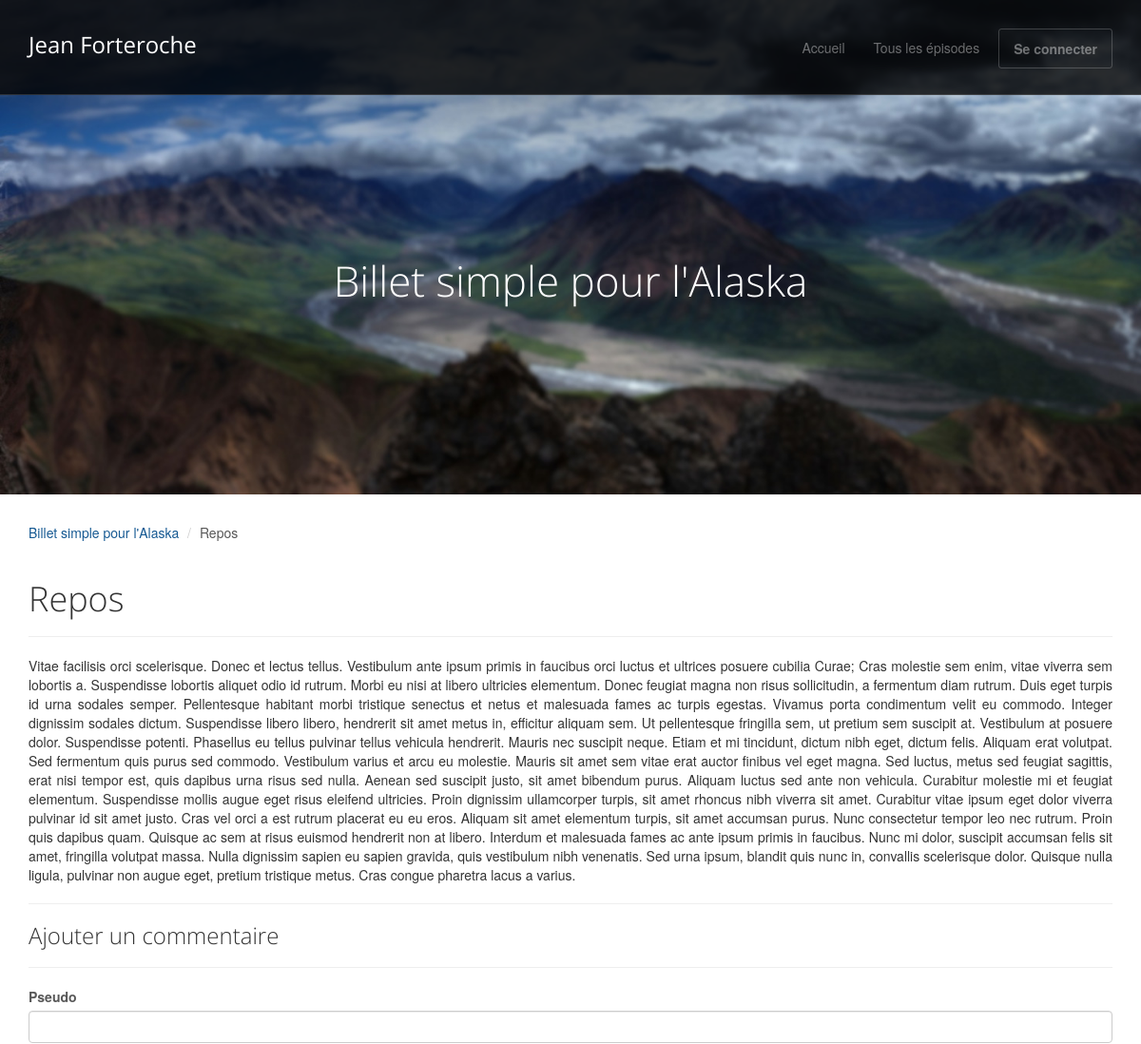
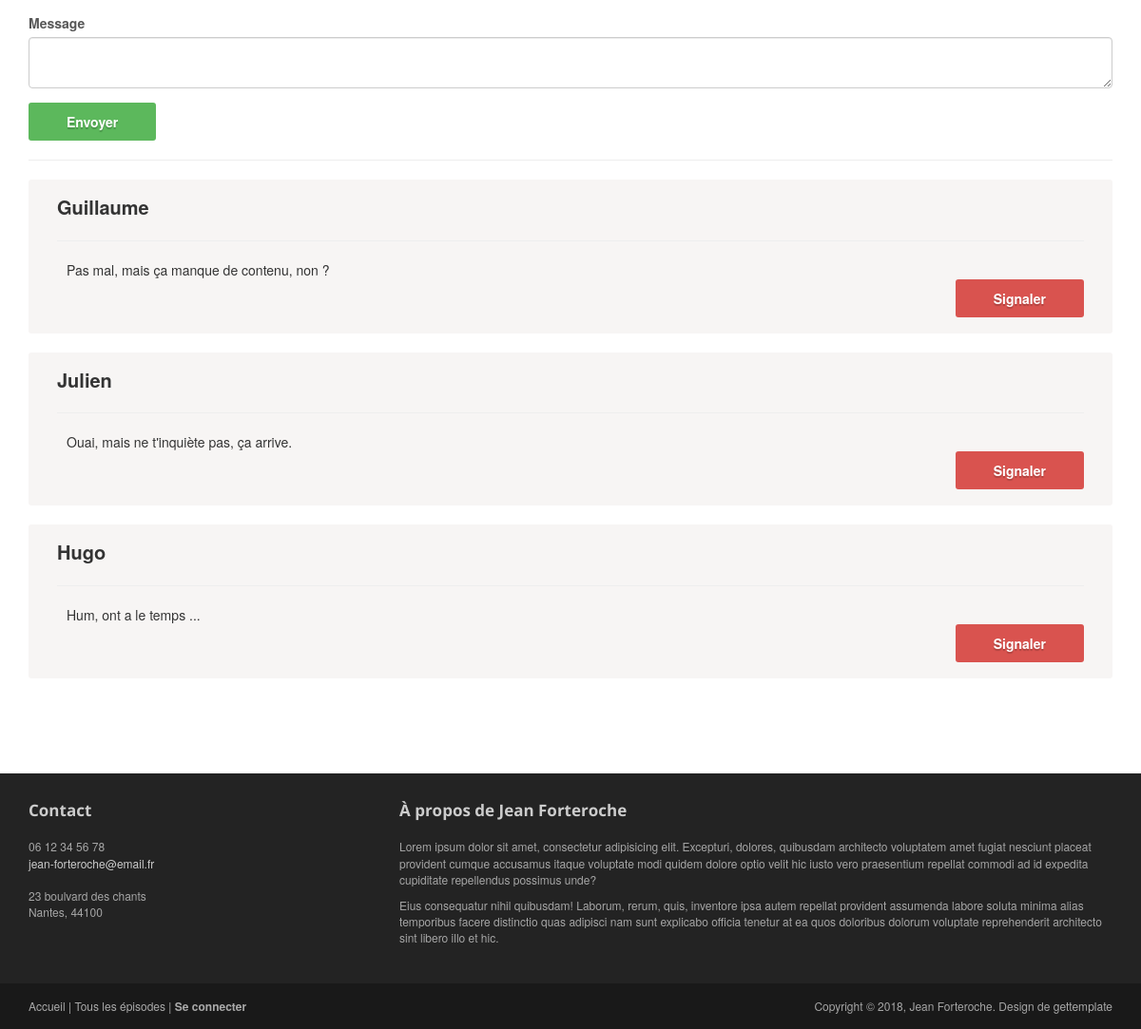
The app's page /index.php?page=episode&id=3 with its own data (2 pictures, top to bottom).
### tables this page shows
CREATE TABLE IF NOT EXISTS `episodes` (
  `id` int(11) NOT NULL AUTO_INCREMENT,
  `title` varchar(255) NOT NULL,
  `content` longtext NOT NULL,
  `publication_date` date NOT NULL,
  PRIMARY KEY (`id`)
);

CREATE TABLE IF NOT EXISTS `comments` (
  `id` int(11) NOT NULL AUTO_INCREMENT,
  `content` longtext NOT NULL,
  `pseudo` varchar(255) NOT NULL,
  `episode_id` int(11) NOT NULL,
  `creation_date` date NOT NULL,
  `report` tinyint(1) NOT NULL DEFAULT '0',
  PRIMARY KEY (`id`),
  KEY `fk_posts_id` (`episode_id`)
);

### public/index.php (called while the page is built, shortened)
<?php
require '../config/Autoloader.php';
$routing = new App\config\Router();
$routing->run();

### app/manager/DatabaseManager.php (called while the page is built, shortened)
<?php
abstract class DatabaseManager
{
	private $dbconnect;
	private function getConnection()
	{
		if ($this->dbconnect === null) {
			try {
				$db = new PDO(self::PDO_STATEMENT, self::DB_USER, self::DB_PASS);
				$db->setAttribute(PDO::ATTR_ERRMODE, PDO::ERRMODE_EXCEPTION);
				$this->dbconnect = $db;
			} catch (Exception $errorConnection) {
				die('Erreur de connection :' . $errorConnection->getMessage());
			}
		}
		return $this->dbconnect;
	}
	protected function getSql($statement, $class, $parameters = null)
	{
		if ($parameters) {
			$db = $this->getConnection()->prepare($statement);
			$db->setFetchMode(PDO::FETCH_CLASS, $class);
			$db->execute($parameters);
			return $db;
		} else {
			$db = $this->getConnection()->query($statement);
			$db->setFetchMode(PDO::FETCH_CLASS, $class);
			return $db;
		}
	}
}

### app/manager/EpisodeManager.php (called while the page is built, shortened)
<?php
class EpisodeManager extends DatabaseManager
{
	public function getEpisode($idEpisode)
	{
		$statement = 'SELECT id, title, content, DATE_FORMAT(publication_date, \'%d / %m / %Y\')  AS publication_date FROM episodes WHERE id = ?';
		$requestGet = $this->getSql($statement, 'App\app\model\Episode', [$idEpisode]);
		return $requestGet;
	}
}

### app/model/Episode.php (called while the page is built, shortened)
<?php
class Episode
{
	private $id;
	private $title;
	private $content;
	public function getId()
	{
		return $this->id;
	}
	public function getTitle()
	{
		return $this->title;
	}
	public function getContent()
	{
		return $this->content;
	}
}

### app/manager/CommentManager.php (called while the page is built, shortened)
<?php
class CommentManager extends DatabaseManager
{
	public function getComments($idEpisode)
	{
		$statement = 'SELECT * FROM comments WHERE episode_id = ? ORDER BY creation_date DESC ';
		$requestGet = $this->getSql($statement, 'App\app\model\Comment', [$idEpisode]);
		return $requestGet;
	}
}

### config/Autoloader.php (called while the page is built, shortened)
<?php
class Autoloader
{
	public static function autoload($class)
	{
		$class = str_replace('App', '', $class);
		$class = str_replace('\\', '/', $class);
	}
}

### app/model/Comment.php (called while the page is built, shortened)
<?php
class Comment
{
	private $id;
	private $pseudo;
	private $content;
	private $report;
	public function getId()
	{
		return $this->id;
	}
	public function getPseudo()
	{
		return $this->pseudo;
	}
	public function getContent()
	{
		return $this->content;
	}
	public function getReport()
	{
		return $this->report;
	}
}

### view/frontend/episode.php (the view, shortened to what this page needs)
<?php $this->title = $episode->getTitle(); ?>
<header id="head">
    <div class="container">
        <div class="row">
            <h1 class="lead">Billet simple pour l'Alaska</h1>
        </div>
    </div>
</header>
<div class="container">
    <ol class="breadcrumb">
        <li><a href="index.php?page=episodes">Billet simple pour l'Alaska</a></li>
        <li class="active"><?= $episode->getTitle(); ?></li>
    </ol>
    <div class="row">
        <article id="article" class="col-md-12 maincontent">
            <header class="page-header">
                <h1 class="page-title"><?= $episode->getTitle(); ?></h1>
            </header>
            <p><?= $episode->getContent(); ?></p>
            <hr>
            <div>
                <h3 class="page-title">Ajouter un commentaire</h3>
                <hr>
                <form method="post" action="#">
                    <div class="form-group">
                        <label for="author">Pseudo</label>
                        <input type="text" class="form-control" id="pseudo" name="pseudo">
                    </div>
                    <div class="form-group">
                        <label for="content">Message</label>
                        <textarea class="form-control" id="content" name="content"></textarea>
                    </div>
                    <input type="submit" name="submit" class="btn btn-success" value="Envoyer">
                </form>
            </div>
            <hr>
            <div>
                <?php foreach ($comments as $comment): ?>
                    <div class="jumbotron comment-jumbotron top-space">
                        <p class="comment-author"><strong><?= htmlspecialchars($comment->getPseudo()); ?></strong></p>
                        <hr>
                        <p class="comment-content"><?= htmlspecialchars($comment->getContent()); ?></p>
                        <?php if ($comment->getReport() === '0')  { ?>
                            <p class="text-right">
                                <a href="index.php?page=episode&id=<?= $episode->getId(); ?>&report=<?= $comment->getId(); ?>" class="btn btn-danger">Signaler</a>
                            </p>
						<?php } else { ?>
                            <p class="text-right">
                                Ce commentaire a été signalé.
                            </p>
                        <?php }  ?>
                    </div>
                <?php endforeach; ?>
            </div>
        </article>
    </div>
</div>

### view/template.php (shortened to what this page needs)
<!doctype html>
<html lang="fr">
<head>
    <link rel="stylesheet" href="assets/css/bootstrap.min.css">
    <link rel="stylesheet" href="assets/css/font-awesome.min.css">
    <link rel="stylesheet" href="assets/css/bootstrap-theme.css" media="screen">
    <link rel="stylesheet" href="assets/css/main.css">
    <link rel="stylesheet" href="assets/css/style.css">
</head>
<body class="home">
<div class="navbar navbar-inverse navbar-fixed-top headroom">
    <div class="container">
        <div class="navbar-header">
            <span class="navbar-brand">Jean Forteroche</span>
        </div>
        <div class="navbar-collapse collapse">
            <ul class="nav navbar-nav pull-right">
                <li><a href="index.php">Accueil</a></li>
                <li><a href="index.php?page=episodes">Tous les épisodes</a></li>
				<?php if (isset($_SESSION['level'])) { ?>
                    <?php if ($_SESSION['level'] === '2') { ?>
                        <li><a class="btn" href="index.php?page=admin">Espace admin</a></li>
                    <?php } ?>
                    <li><a class="btn" href="index.php?page=disconnect">Se deconnecter</a></li>
				<?php } else { ?>
                    <li><a class="btn" href="index.php?page=connection">Se connecter</a></li>
				<?php } ?>
            </ul>
        </div>
    </div>
</div>
<div>
	<?= $content ?>
</div>
<?php if (!isset($_GET['page']) ||
          (isset($_GET['page']) && $_GET['page'] !== 'admin')) { ?>
    <footer id="footer" class="top-space">
        <div class="footer1">
            <div class="container">
                <div class="row">
                    <div class="col-md-4 widget">
                        <h3 class="widget-title">Contact</h3>
                        <div class="widget-body">
                            <p>06 12 34 56 78<br>
                                <a href="mailto:#">jean-forteroche@email.fr</a><br>
                                <br>
                                23 boulvard des chants<br>
                                Nantes, 44100
                            </p>
                        </div>
                    </div>
                    <div class="col-md-8 widget">
                        <h3 class="widget-title">À propos de Jean Forteroche</h3>
                        <div class="widget-body">
                            <p>Lorem ipsum dolor sit amet, consectetur adipisicing elit. Excepturi, dolores, quibusdam
                                architecto voluptatem amet fugiat nesciunt placeat provident cumque accusamus itaque
                                voluptate modi quidem dolore optio velit hic iusto vero praesentium repellat commodi ad
                                id
                                expedita cupiditate repellendus possimus unde?</p>
                            <p>Eius consequatur nihil quibusdam! Laborum, rerum, quis, inventore ipsa autem repellat
                                provident assumenda labore soluta minima alias temporibus facere distinctio quas
                                adipisci
                                nam sunt explicabo officia tenetur at ea quos doloribus dolorum voluptate reprehenderit
                                architecto sint libero illo et hic.</p>
                        </div>
                    </div>
                </div>
            </div>
        </div>
        <div class="footer2">
            <div class="container">
                <div class="row">
                    <div class="col-md-6 widget">
                        <div class="widget-body">
                            <p class="simplenav">
                                <a href="index.php">Accueil</a> |
                                <a href="index.php?page=episodes">Tous les épisodes</a> |
								<?php if (isset($_SESSION['level'])) { ?>
                                    <?php if ($_SESSION['level'] === '2') { ?>
                                        <b><a href="index.php?page=admin">Espace admin</a></b> |
                                    <?php } ?>
                                    <b><a href="index.php?page=disconnect">Se deconnecter</a></b>
								<?php } else { ?>
                                    <b><a href="index.php?page=connection">Se connecter</a></b>
								<?php } ?>
                            </p>
                        </div>
                    </div>
                    <div class="col-md-6 widget">
                        <div class="widget-body">
                            <p class="text-right">
                                Copyright &#169; 2018, Jean Forteroche. Design de <a href="http://gettemplate.com/">gettemplate</a>
                            </p>
                        </div>
                    </div>
                </div>
            </div>
        </div>
    </footer>
<?php } ?>
</body>
</html>

### config/Router.php (shortened to what this page needs)
<?php
class Router
{
	private $frontController;
	private $backController;
	private $errorController;
	public function __construct()
	{
		$this->frontController = new FrontController();
		$this->backController = new BackController();
		$this->errorController = new ErrorController();
	}
	public function run()
	{
		try {
			if (isset($_GET['page'])) {
				if ($_GET['page'] === 'admin') {
					if (isset($_SESSION['level']) && $_SESSION['level'] === '2') {
						if (isset($_GET['action'])) {
							if ($_GET['action'] === 'episode') {
								$this->backController->episode();
							} else if ($_GET['action'] === 'account') {
								$this->backController->account();
							} else if ($_GET['action'] === 'comment') {
								if (isset($_GET['id'])) {
									$this->backController->comment($_GET['id']);
								} else {
									$this->backController->comment();
								}
							} else if ($_GET['action'] === 'addAccount') {
								$this->backController->addAccount($_POST);
							} else if ($_GET['action'] === 'addEpisode') {
								$this->backController->addEpisode($_POST);
							} else {
								if (isset($_GET['id'])) {
									if ($_GET['action'] === 'editEpisode') {
										$this->backController->editEpisode($_POST);
									} else if ($_GET['action'] === 'deleteEpisode') {
										$this->backController->deleteEpisode($_POST);
									} else if ($_GET['action'] === 'approveComment') {
										$this->backController->approveComment($_POST, $_GET['id']);
									} else if ($_GET['action'] === 'deleteComment') {
										$this->backController->deleteComment($_POST);
									} else if ($_GET['action'] === 'editAccount') {
										$this->backController->editAccount($_POST);
									} else if ($_GET['action'] === 'deleteAccount') {
										$this->backController->deleteAccount($_POST);
									}
								}
							}
						} else {
							$this->backController->admin();
						}
					} else {
						$this->errorController->notFound();
					}
				} else {
					if ($_GET['page'] === 'home') {
						$this->frontController->home();
					} else if ($_GET['page'] === 'episode') {
						$this->frontController->episode($_GET['id'], $_POST);
					} else if ($_GET['page'] === 'episodes') {
						$this->frontController->episodes();
					} else if ($_GET['page'] === 'connection') {
						$this->frontController->connection($_POST);
					} else if ($_GET['page'] === 'disconnect') {
						$this->frontController->disconnect();
					} else {
						$this->errorController->notFound();
					}
				}
			} else {
				$this->frontController->home();
			}
		} catch (\Exception $error) {
			$this->errorController->error($error);
		}
	}
}

### app/controller/FrontController.php (shortened to what this page needs)
<?php
class FrontController
{
	private $episodeManage;
	private $commentManage;
	private $view;
	public function __construct()
	{
		$this->episodeManage = new EpisodeManager();
		$this->commentManage = new CommentManager();
		$this->view = new View();
	}
	public function episode($idEpisode, $data)
	{
		extract($data);
		$message = null;
		$messageType = null;
		$requestEpisode = $this->episodeManage->getEpisode($idEpisode);
		$requestCount = $requestEpisode->rowCount();
		if ($requestCount === 1) {
			$requestEpisode = $requestEpisode->fetch();
			$requestComments = $this->commentManage->getComments($idEpisode);
			$requestComments = $requestComments->fetchAll();
			$this->view->render('episode', [
				'episode' => $requestEpisode,
				'comments' => $requestComments,
				'message' => $message,
				'messageType' => $messageType
			]);
		} else {
			$this->view->render('episode', [
				'notfound' => true
			]);
		}
	}
}

### app/model/View.php (shortened to what this page needs)
<?php
class View
{
	private $title;
	public function render($view, $data = [], $backend = false)
	{
		if ($backend) {
			$view = 'backend/' . $view;
		} else {
			$view = 'frontend/' . $view;
		}
		$this->file = '../view/' . $view . '.php';
		$content = $this->renderFile($this->file, $data);
		$view = $this->renderFile('../view/template.php', [
			'title' => $this->title,
			'content' => $content
		]);
		echo $view;
	}
	public function renderFile($file, $data)
	{
		if (file_exists($file)) {
			extract($data);
			require $file . '';
			return ob_get_clean();
		}
	}
}

### public/assets/css/main.css (style rules this page uses)
#head { background:#181015 url( ../images/bg_header.jpg) no-repeat; background-size: cover; min-height:520px; text-align: center; padding-top:240px; color:white; font-family:"Open sans", Helvetica, Arial; font-weight:300; }
#head .lead { font-family:"Open sans", Helvetica, Arial; font-size:44px; margin-bottom:6px; color:white; line-height:1.15em; }
.headroom { -webkit-transition: all 0.4s ease-out; -moz-transition: all 0.4s ease-out; -o-transition: all 0.4s ease-out; transition: all 0.4s ease-out; }
h1, h2, h3, h4, h5, h6 { font-family:"Open sans", Helvetica, Arial; }
h1, .h1, h2, .h2, h3, .h3 { margin-top:30px; }
label { color: #777; }
.page-title { margin-top:20px; font-weight:300; }
.breadcrumb { background:none; padding:0; margin:30px 0 0px 0; }
.top-space { margin-top: 60px; }
.footer1 { background: #232323; padding: 30px 0 0 0; font-size: 12px; color: #999; }
.footer1 a { color: #ccc; }
.footer1 .widget { margin-bottom:30px; }
.footer1 .widget-title { font-size: 17px; font-weight: bold; color: #ccc; margin: 0 0 20px; }
.footer2 { background: #191919; padding: 15px 0; color: #777; font-size: 12px; }
.footer2 a { color: #aaa; }
.footer2 p { margin: 0; }

### public/assets/css/style.css (style rules this page uses)
a { color: #175a93; }
label { color: #575757; }
blockquote, .text-muted, .breadcrumb .active { color: #575757; }
.widget-body { color: #a6a6a6; }
.maincontent { margin-bottom: 40px; }
.comment-jumbotron { margin-top: 20px; padding: 15px 30px 2px !important; }
.comment-jumbotron .comment-author { font-size: 20px; }
.comment-jumbotron .comment-content { margin: 0; padding-left: 10px; }

### records on screen
episodes: title "Repos", content "Vitae facilisis orci scelerisque. Donec et lectus tellus. Vestibulum ante ipsum primis in faucibus orci luctus et ultrices posuere cubilia Curae; Cras molestie sem enim, vitae viverra sem lobortis a. Suspendisse lobortis aliquet odio id rutrum. Morbi eu nisi at libero ultricies elementum. Donec feugiat magna non risus sollicitudin, a fermentum diam rutrum. Duis eget turpis id urna sodales semper. Pellentesque habitant morbi tristique senectus et netus et malesuada fames ac turpis egestas. Vivamus porta condimentum velit eu commodo. Integer dignissim sodales dictum. Suspendisse libero libero, hendrerit sit amet metus in, efficitur aliquam sem. Ut pellentesque fringilla sem, ut pretium sem…"
comments: pseudo "Guillaume", content "Pas mal, mais ça manque de contenu, non ?"
comments: pseudo "Julien", content "Ouai, mais ne t'inquiète pas, ça arrive."
comments: pseudo "Hugo", content "Hum, ont a le temps ..."
